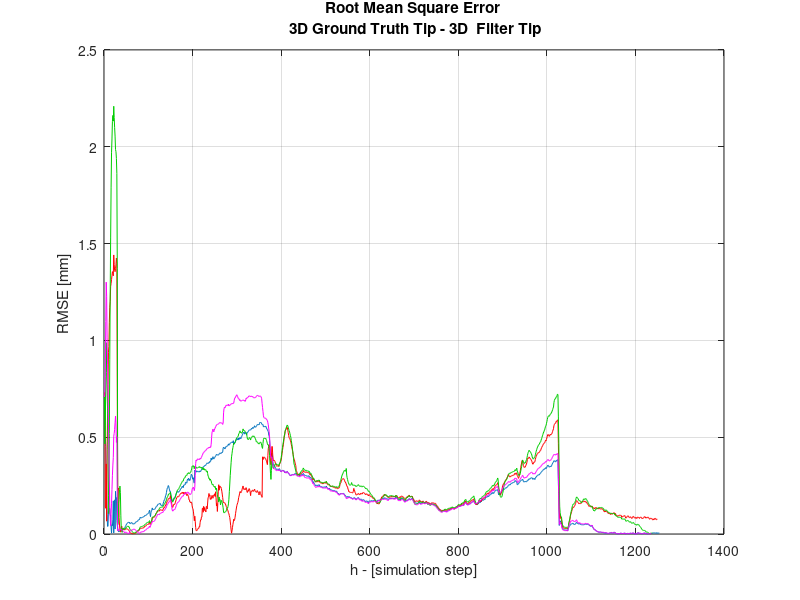
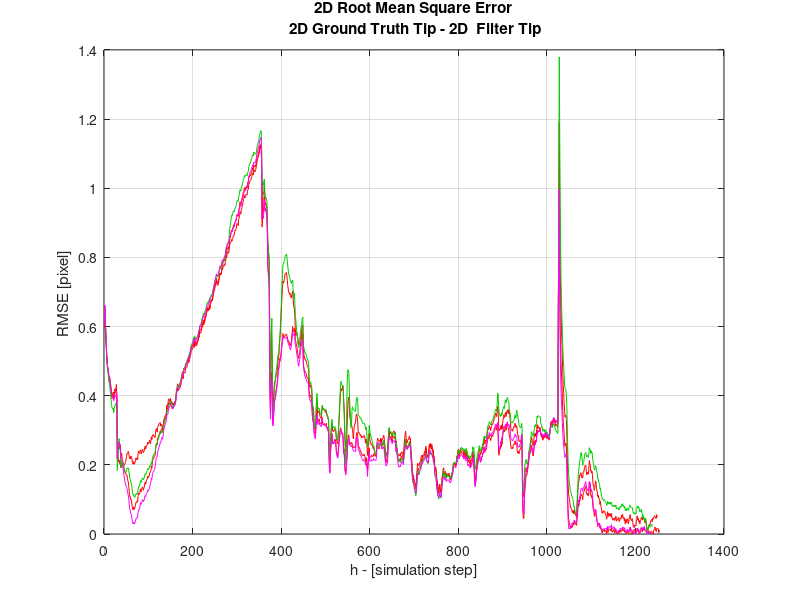
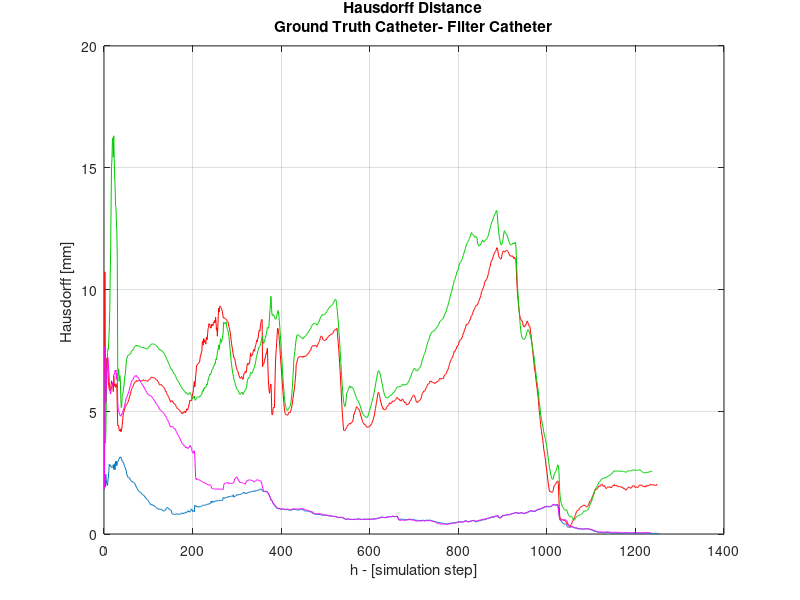
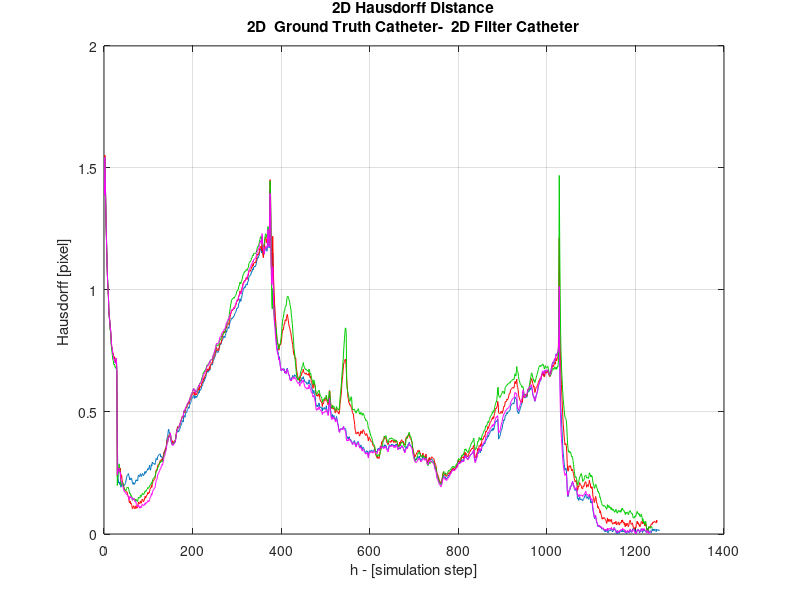

Write MATLAB code to recreate these figures, in order.
%%PLOT TIP RMSE 
% load('RMSE2d_0.mat','RMSE2d_0')
% clear all
% close all 
% clc

load RMSE2d_0.mat
load RMSE2d_1.mat   
load RMSE2d_2.mat
load RMSE2d_3.mat

load RMSE_0.mat
load RMSE_1.mat
load RMSE_2.mat
load RMSE_3.mat

load hd_0.mat
load hd_1.mat
load hd_2.mat
load hd_3.mat

load hd2d_0.mat 
load hd2d_1.mat 
load hd2d_2.mat 
load hd2d_3.mat 

figure(1)
plot(RMSE_0*1000)
hold on
plot(RMSE_1*1000, 'Color',[1 0 0])
hold on
plot(RMSE_2*1000, 'Color',[0 0.8 0])
hold on
plot(RMSE_3*1000, 'Color',[1 0 1])
grid on
xlabel('h - [simulation step]') % x-axis label
ylabel('RMSE [mm] ') % y-axis label
title( {'Root Mean Square Error'; ' 3D Ground Truth Tip - 3D  Filter Tip' }) ;

figure(2)
plot(RMSE2d_0, 'Color',[1 0 0])
hold on
plot(RMSE2d_1, 'Color',[1 0 0]) 
hold on
plot(RMSE2d_2, 'Color',[0 0.8 0])
hold on
plot(RMSE2d_3, 'Color',[1 0 1])
grid on
xlabel('h - [simulation step]') % x-axis label
ylabel('RMSE [pixel] ') % y-axis label
title( {'2D Root Mean Square Error'; ' 2D Ground Truth Tip - 2D  Filter Tip' }) ;


figure(3)
plot(hd_0*1000)
hold on
plot(hd_1*1000, 'Color',[1 0 0])
hold on
plot(hd_2*1000, 'Color',[0 0.8 0])
hold on
plot(hd_3*1000, 'Color',[1 0 1])
grid on
xlabel('h - [simulation step]') % x-axis label
ylabel('Hausdorff [mm] ') % y-axis label
title( {'Hausdorff Distance'; 'Ground Truth Catheter- Filter Catheter' }) ;

figure(4)
plot(hd2d_0)
hold on
plot(hd2d_1, 'Color',[1 0 0])
hold on
plot(hd2d_2, 'Color',[0 0.8 0])
hold on
plot(hd2d_3, 'Color',[1 0 1])
grid on
xlabel('h - [simulation step]') % x-axis label
ylabel('Hausdorff [pixel] ') % y-axis label
title( {'2D Hausdorff Distance'; '2D  Ground Truth Catheter-  2D Filter Catheter' }) ;
